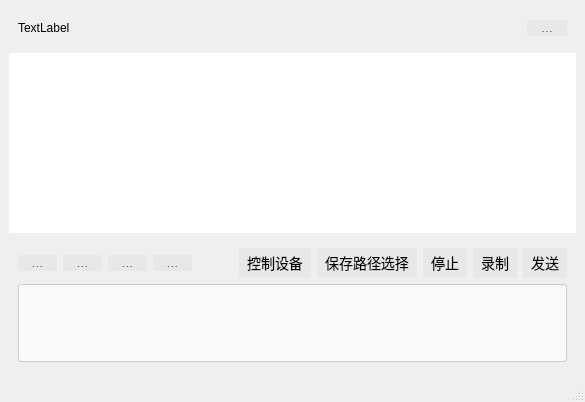
<?xml version="1.0" encoding="UTF-8"?>
<ui version="4.0">
 <class>ChatRoom</class>
 <widget class="QMainWindow" name="ChatRoom">
  <property name="geometry">
   <rect>
    <x>0</x>
    <y>0</y>
    <width>585</width>
    <height>402</height>
   </rect>
  </property>
  <property name="windowTitle">
   <string>MainWindow</string>
  </property>
  <property name="styleSheet">
   <string notr="true">/* QPushButton - 发送按钮 */
QPushButton, QToolButton {
    background: #E8E8E8;
    border: none;
    color: 	#000000;
    font-size: 14px;
    padding: 4px 8px;
    outline: none;
}

QPushButton:hover, QToolButton:hover {
    background: #f0f0f0;
    border-radius: 3px;
}

QPushButton:pressed, QToolButton:pressed {
    background: #dcdcdc;
}

/* QListView - 消息列表 */
QListView {
    background: #ffffff;
    border: none;
    outline: none;
    font-size: 14px;
    color: #222222;
    padding: 5px;
}

/* QTextEdit - 聊天输入框 */
QTextEdit {
    border: 1px solid #cccccc;
    border-radius: 3px;
    background: #fafafa;
    font-size: 14px;
    color: #333333;
    padding: 4px;
    outline: none;
}

QTextEdit:focus {
    border: 1px solid #999999;
    background: #ffffff;
}
</string>
  </property>
  <widget class="QWidget" name="centralwidget">
   <layout class="QVBoxLayout" name="verticalLayout_3">
    <item>
     <widget class="QWidget" name="widget_2" native="true">
      <layout class="QHBoxLayout" name="horizontalLayout_3">
       <item>
        <widget class="QLabel" name="TimeLabel">
         <property name="minimumSize">
          <size>
           <width>0</width>
           <height>20</height>
          </size>
         </property>
         <property name="text">
          <string>TextLabel</string>
         </property>
        </widget>
       </item>
       <item>
        <widget class="QToolButton" name="toolButton">
         <property name="maximumSize">
          <size>
           <width>40</width>
           <height>16</height>
          </size>
         </property>
         <property name="layoutDirection">
          <enum>Qt::RightToLeft</enum>
         </property>
         <property name="text">
          <string>...</string>
         </property>
         <property name="icon">
          <iconset resource="icons.qrc">
           <normaloff>:/new/prefix1/imgs/x.png</normaloff>:/new/prefix1/imgs/x.png</iconset>
         </property>
        </widget>
       </item>
      </layout>
     </widget>
    </item>
    <item>
     <widget class="QListView" name="listView"/>
    </item>
    <item>
     <widget class="QWidget" name="widget" native="true">
      <property name="maximumSize">
       <size>
        <width>16777215</width>
        <height>140</height>
       </size>
      </property>
      <layout class="QVBoxLayout" name="verticalLayout">
       <item>
        <layout class="QHBoxLayout" name="horizontalLayout_2">
         <item>
          <layout class="QHBoxLayout" name="horizontalLayout">
           <item>
            <widget class="QToolButton" name="toolButton_file">
             <property name="maximumSize">
              <size>
               <width>40</width>
               <height>16</height>
              </size>
             </property>
             <property name="autoFillBackground">
              <bool>false</bool>
             </property>
             <property name="text">
              <string>...</string>
             </property>
             <property name="icon">
              <iconset resource="icons.qrc">
               <normaloff>:/new/prefix1/imgs/a61f9036e72089fb21c888e21ad03967.jpg</normaloff>:/new/prefix1/imgs/a61f9036e72089fb21c888e21ad03967.jpg</iconset>
             </property>
             <property name="iconSize">
              <size>
               <width>16</width>
               <height>16</height>
              </size>
             </property>
             <property name="checkable">
              <bool>false</bool>
             </property>
             <property name="toolButtonStyle">
              <enum>Qt::ToolButtonFollowStyle</enum>
             </property>
             <property name="autoRaise">
              <bool>false</bool>
             </property>
            </widget>
           </item>
           <item>
            <widget class="QToolButton" name="toolButton_video">
             <property name="maximumSize">
              <size>
               <width>40</width>
               <height>16</height>
              </size>
             </property>
             <property name="text">
              <string>...</string>
             </property>
             <property name="icon">
              <iconset resource="icons.qrc">
               <normaloff>:/new/prefix1/imgs/856fc6535b20b341d3bc7600799395f3.jpg</normaloff>:/new/prefix1/imgs/856fc6535b20b341d3bc7600799395f3.jpg</iconset>
             </property>
            </widget>
           </item>
           <item>
            <widget class="QToolButton" name="toolButton_share">
             <property name="maximumSize">
              <size>
               <width>40</width>
               <height>16</height>
              </size>
             </property>
             <property name="text">
              <string>...</string>
             </property>
             <property name="icon">
              <iconset resource="icons.qrc">
               <normaloff>:/new/prefix1/imgs/8302bcf5dbd2673ec4fea909024a2ef9.jpg</normaloff>:/new/prefix1/imgs/8302bcf5dbd2673ec4fea909024a2ef9.jpg</iconset>
             </property>
            </widget>
           </item>
           <item>
            <widget class="QToolButton" name="toolButton_2">
             <property name="maximumSize">
              <size>
               <width>43</width>
               <height>16</height>
              </size>
             </property>
             <property name="text">
              <string>...</string>
             </property>
            </widget>
           </item>
          </layout>
         </item>
         <item>
          <spacer name="horizontalSpacer">
           <property name="orientation">
            <enum>Qt::Horizontal</enum>
           </property>
           <property name="sizeHint" stdset="0">
            <size>
             <width>40</width>
             <height>20</height>
            </size>
           </property>
          </spacer>
         </item>
         <item>
          <widget class="QPushButton" name="pushButton_4">
           <property name="text">
            <string>控制设备</string>
           </property>
          </widget>
         </item>
         <item>
          <widget class="QPushButton" name="pushButton_3">
           <property name="text">
            <string>保存路径选择</string>
           </property>
          </widget>
         </item>
         <item>
          <widget class="QPushButton" name="pushButton_2">
           <property name="text">
            <string>停止</string>
           </property>
          </widget>
         </item>
         <item>
          <widget class="QPushButton" name="pushButton">
           <property name="text">
            <string>录制</string>
           </property>
          </widget>
         </item>
         <item>
          <widget class="QPushButton" name="pushButton_emission">
           <property name="text">
            <string>发送</string>
           </property>
          </widget>
         </item>
        </layout>
       </item>
       <item>
        <widget class="QTextEdit" name="textEdit_chat">
         <property name="maximumSize">
          <size>
           <width>16777215</width>
           <height>400</height>
          </size>
         </property>
        </widget>
       </item>
      </layout>
     </widget>
    </item>
   </layout>
  </widget>
  <widget class="QMenuBar" name="menubar">
   <property name="geometry">
    <rect>
     <x>0</x>
     <y>0</y>
     <width>585</width>
     <height>27</height>
    </rect>
   </property>
  </widget>
  <widget class="QStatusBar" name="statusbar"/>
 </widget>
 <resources>
  <include location="icons.qrc"/>
 </resources>
 <connections/>
</ui>
